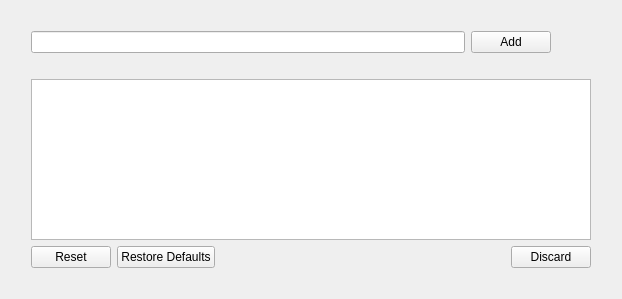
       <widget class="QWidget" name="page">
        <property name="geometry">
         <rect>
          <x>0</x>
          <y>0</y>
          <width>622</width>
          <height>299</height>
         </rect>
        </property>
        <attribute name="label">
         <string>Reclaim Space</string>
        </attribute>
        <layout class="QVBoxLayout" name="verticalLayout_3">
         <item>
          <layout class="QHBoxLayout" name="horizontalLayout_6">
           <item>
            <layout class="QVBoxLayout" name="verticalLayout_8">
             <property name="margin">
              <number>10</number>
             </property>
             <item>
              <layout class="QHBoxLayout" name="horizontalLayout_8">
               <property name="margin">
                <number>10</number>
               </property>
               <item>
                <widget class="QLineEdit" name="edtDeleteFileMatch"/>
               </item>
               <item>
                <widget class="QPushButton" name="btnAddDelFileFilter">
                 <property name="text">
                  <string>Add</string>
                 </property>
                </widget>
               </item>
               <item>
                <spacer name="horizontalSpacer_3">
                 <property name="orientation">
                  <enum>Qt::Horizontal</enum>
                 </property>
                 <property name="sizeType">
                  <enum>QSizePolicy::Fixed</enum>
                 </property>
                 <property name="sizeHint" stdset="0">
                  <size>
                   <width>40</width>
                   <height>20</height>
                  </size>
                 </property>
                </spacer>
               </item>
              </layout>
             </item>
             <item>
              <layout class="QVBoxLayout" name="verticalLayout_9">
               <property name="margin">
                <number>10</number>
               </property>
               <item>
                <widget class="QListView" name="lstDeleteFileTypes">
                 <property name="alternatingRowColors">
                  <bool>true</bool>
                 </property>
                 <property name="selectionMode">
                  <enum>QAbstractItemView::ExtendedSelection</enum>
                 </property>
                 <property name="selectionRectVisible">
                  <bool>true</bool>
                 </property>
                </widget>
               </item>
               <item>
                <widget class="QDialogButtonBox" name="buttonBox_4">
                 <property name="orientation">
                  <enum>Qt::Horizontal</enum>
                 </property>
                 <property name="standardButtons">
                  <set>QDialogButtonBox::Discard|QDialogButtonBox::Reset|QDialogButtonBox::RestoreDefaults</set>
                 </property>
                 <property name="centerButtons">
                  <bool>false</bool>
                 </property>
                </widget>
               </item>
              </layout>
             </item>
            </layout>
           </item>
          </layout>
         </item>
        </layout>
       </widget>
